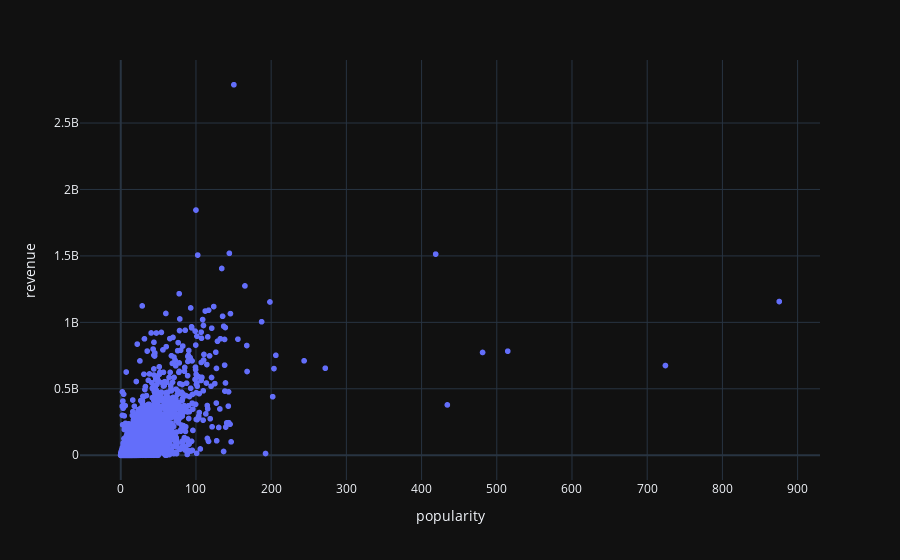

The notebook cell saved with this chart:
### Code cell
fig.show()

### Figure 1 — Plotly figure (JSON) as saved in the notebook; plotly's stock layout.template omitted (floating-point values rounded to 4 significant figures; data arrays with more than 128 entries replaced by an {"elided": "..."} marker saying what was removed)
{"data": [{"customdata": {"elided": "4803x1 str values"}, "hovertemplate": "popularity=%{x}<br>revenue=%{y}<br>title=%{customdata[0]}<extra></extra>", "legendgroup": "", "marker": {"color": "#636efa", "symbol": "circle"}, "mode": "markers", "name": "", "showlegend": false, "type": "scattergl", "x": {"elided": "4803 float values"}, "xaxis": "x", "y": {"elided": "4803 int values"}, "yaxis": "y"}], "layout": {"legend": {"tracegroupgap": 0}, "margin": {"t": 60}, "xaxis": {"anchor": "y", "domain": [0, 1], "title": {"text": "popularity"}}, "yaxis": {"anchor": "x", "domain": [0, 1], "title": {"text": "revenue"}}}}
